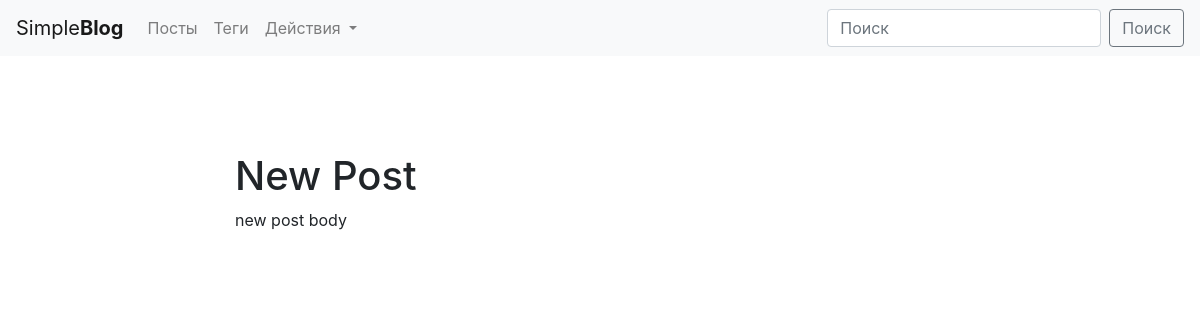
/blog/post/new-slug/, run on an earlier commit of the app's database.
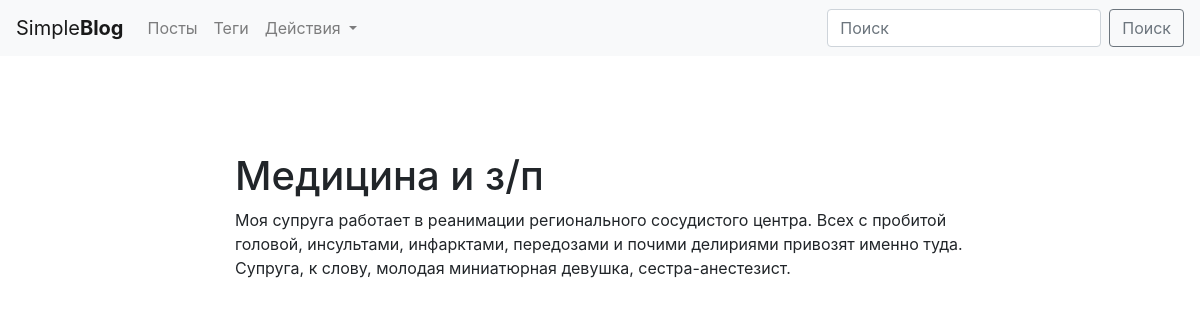
And on a later commit of the database.
### blog/models.py (models this page shows, shortened)
class Post(models.Model):
	title = models.CharField(max_length=150, db_index=True)
	slug = models.SlugField(max_length=150, unique=True)
	body = models.TextField(blank=True, db_index=True)
	tags = models.ManyToManyField('Tag', blank=True, related_name='posts')
	date_pub = models.DateTimeField(auto_now_add=True)

### blog/views.py (the view)
# urls.py: path('post/<str:slug>/', PostDetail.as_view(), name='post_detail_url'),
class PostDetail(ObjectDetailMixin, View):
	model = Post
	template = 'blog/post_detail.html'

### blog/utils.py (called while the page is built)
	def get(self, request, slug):
		obj = get_object_or_404(self.model, slug__iexact=slug)
		return render(request, self.template, context={self.model.__name__.lower(): obj})

### blog/templates/blog/post_detail.html (shortened to what this page needs)
{% extends 'blog/base_blog.html' %}
{% block content %}
	<h1 class="mt-5">
		{{ post.title }}
	</h1>
	<p>
		{{ post.body }}
	</p>
{% endblock %}

What changed in the data, as far as the page shows it:
changed Post: title "New Post" → "Медицина и з/п"; body "new post body" → "Моя супруга работает в реанимации регионального сосудистого центра. Всех с пробитой головой, инсультами, инфарктами, передозами и почими делириями привозят именно туда. Супруга, к слову, молодая миниатюрная девушка, сестра-анестезист."
